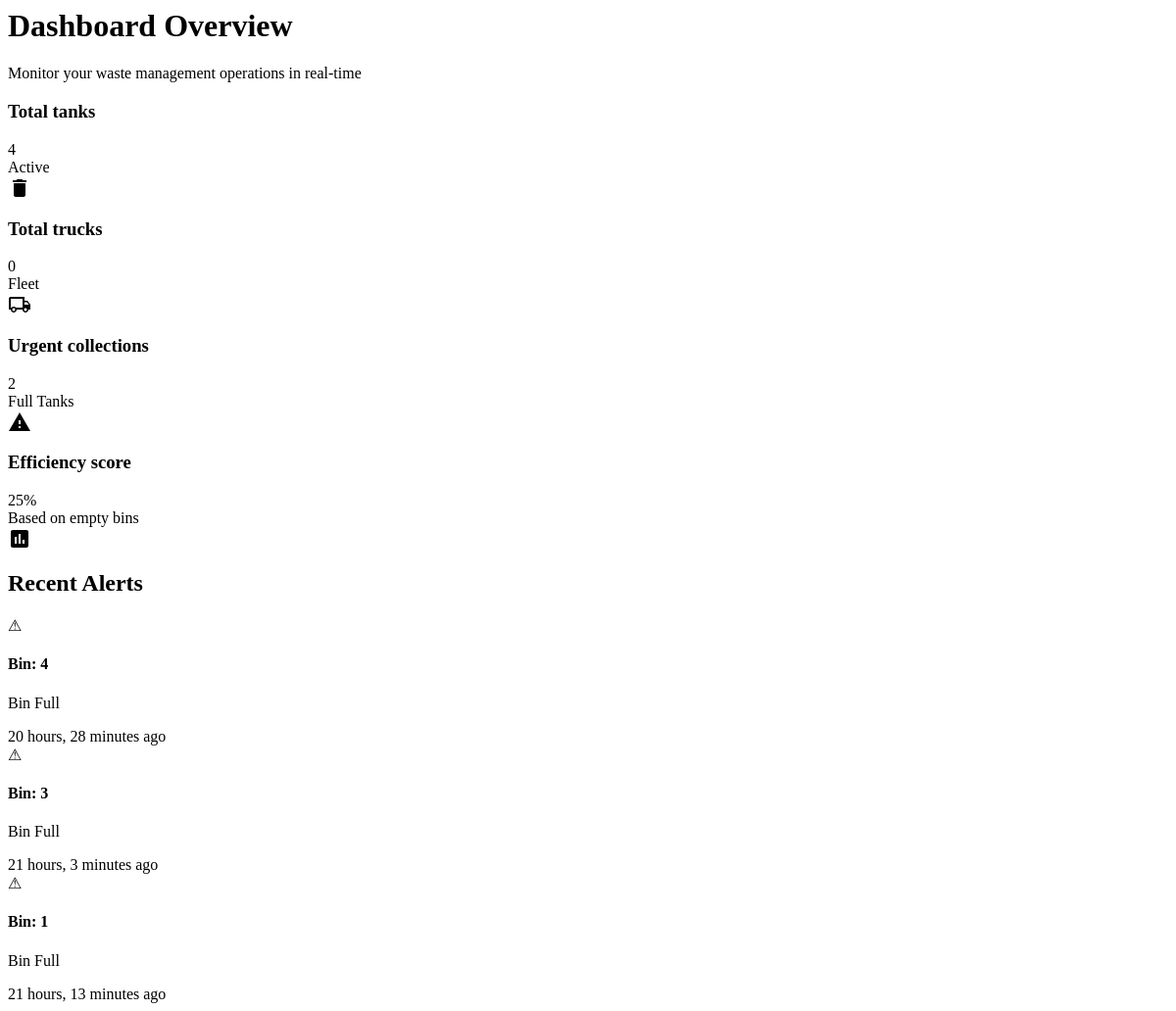
Page /overview/ on the earlier database version.
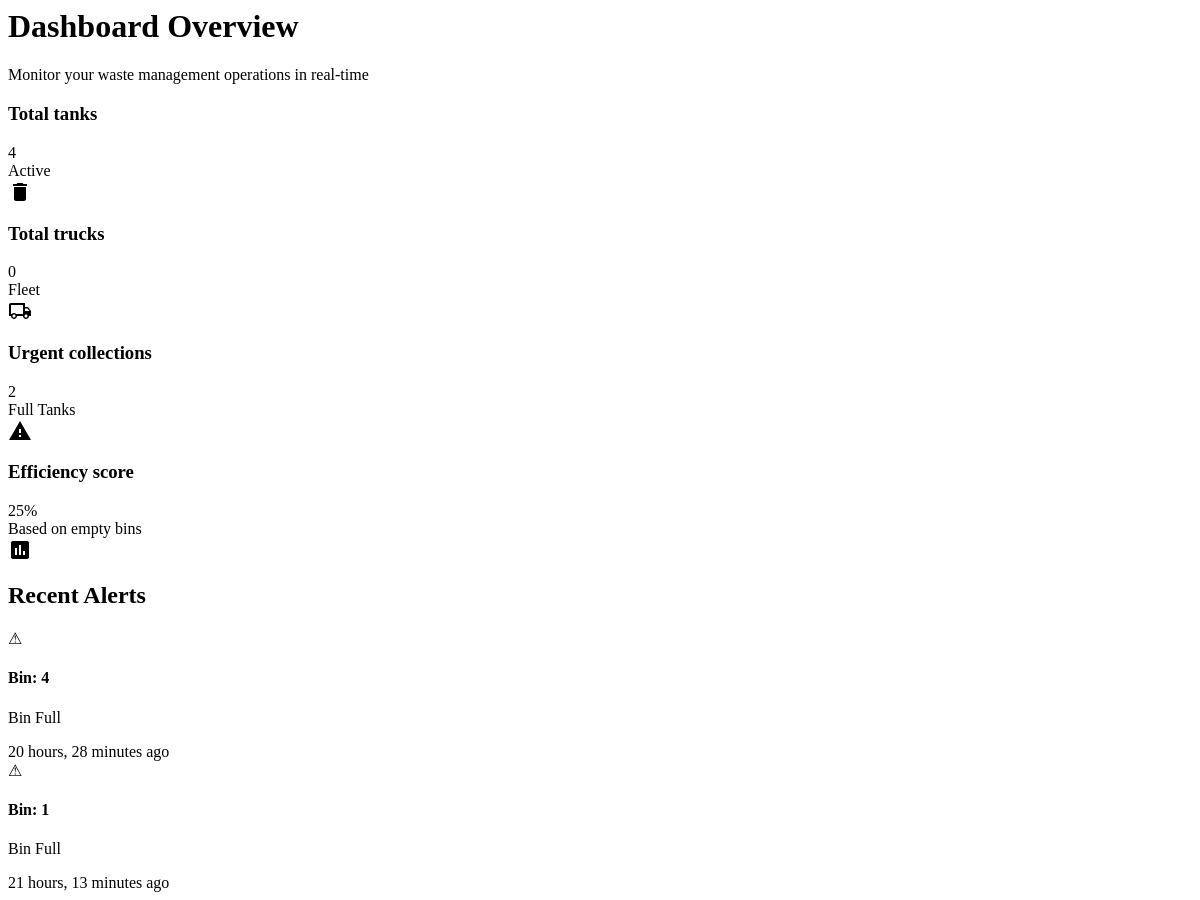
Same page on the later database version.
### stwms/models.py (models this page shows)
class Alert(models.Model):
    ALERT_TYPES = [
        ('bin_full', 'Bin Full'),
        ('sensor_error', 'Sensor Error'),
        ('overheat', 'Overheat'),
        ('leakage', 'Leakage'),
    ]
    alert_type = models.CharField(max_length=20, choices=ALERT_TYPES)
    bin = models.ForeignKey(WasteBin, on_delete=models.CASCADE)
    timestamp = models.DateTimeField(auto_now_add=True)
    resolved = models.BooleanField(default=False)

class WasteBin(models.Model):
    status_choices = [
        ('full','Full'),('intermediate','Intermediate'), ('empty', 'Empty'),('maintenance','Maintenance')
    ]
    WasteBin_id = models.CharField(max_length=10, primary_key=True)
    location = models.OneToOneField(Location, on_delete=models.SET_NULL, null=True)
    owner = models.ForeignKey(User, on_delete=models.CASCADE, related_name='owned_bins')
    fill_level = models.DecimalField(default=0, max_digits=5, decimal_places=2)
    status = models.CharField(max_length=50, choices=status_choices)
    last_updated = models.DateTimeField(auto_now=True)

### stwms/views.py (the view)
# urls.py: path('overview/', views.overview, name='overview'),
def overview(request):
    total_bins = WasteBin.objects.count()
    total_trucks = Vehicle.objects.count()
    urgent_collections = WasteBin.objects.filter(status='full').count()
    if total_bins > 0:
        working_bins = WasteBin.objects.filter(status='empty').count()
        efficiency = int((working_bins / total_bins) * 100)
    else:
        efficiency = 0
    recent_alerts = Alert.objects.order_by('-timestamp')[:3]
    context = {
        "total_bins": total_bins,
        "total_trucks": total_trucks,
        "urgent_collections": urgent_collections,
        "efficiency": efficiency,
        "recent_alerts": recent_alerts
    }
    return render(request, "company/overview.html", context)

### stwms/templates/company/overview.html (shortened to what this page needs)
<div class="headers">
    <h1>Dashboard Overview</h1>
    <p>Monitor your waste management operations in real-time</p>
</div>
<div class="stats-grid">
    <div class="stat-card">
        <div class="stat-content">
            <h3>Total tanks</h3>
            <div class="stat-value">{{ total_bins }}</div>
            <div class="stat-change positive">Active</div>
        </div>
        <div class="stat-icon">
            <svg width="24" height="24" fill="currentColor" viewBox="0 0 24 24">
                <path d="M6 19c0 1.1.9 2 2 2h8c1.1 0 2-.9 2-2V7H6v12zM19 4h-3.5l-1-1h-5l-1 1H5v2h14V4z"/>
            </svg>
        </div>
    </div>
    <div class="stat-card">
        <div class="stat-content">
            <h3>Total trucks</h3>
            <div class="stat-value">{{ total_trucks }}</div>
            <div class="stat-change positive">Fleet</div>
        </div>
        <div class="stat-icon">
        </div>
    </div>
    <div class="stat-card">
        <div class="stat-content">
            <h3>Urgent collections</h3>
            <div class="stat-value">{{ urgent_collections }}</div>
            <div class="stat-change negative">Full Tanks</div>
        </div>
        <div class="stat-icon">
            <svg width="24" height="24" fill="currentColor" viewBox="0 0 24 24">
                <path d="M1 21h22L12 2 1 21zm12-3h-2v-2h2v2zm0-4h-2v-4h2v4z"/>
            </svg>
        </div>
    </div>
    <div class="stat-card">
        <div class="stat-content">
            <h3>Efficiency score</h3>
            <div class="stat-value">{{ efficiency }}%</div>
            <div class="stat-change positive">Based on empty bins</div>
        </div>
        <div class="stat-icon">
            <svg width="24" height="24" fill="currentColor" viewBox="0 0 24 24">
                <path d="M19 3H5c-1.1 0-2 .9-2 2v14c0 1.1.9 2 2 2h14c1.1 0 2-.9 2-2V5c0-1.1-.9-2-2-2zM9 17H7v-7h2v7zm4 0h-2V7h2v10zm4 0h-2v-4h2v4z"/>
            </svg>
        </div>
    </div>
</div>
<div class="alerts-section">
    <h2>Recent Alerts</h2>
    {% if recent_alerts %}
        {% for alert in recent_alerts %}
        <div class="alert-item">
            <div class="alert-left">
                {% if alert.resolved %}
                    <div class="alert-icon success">✓</div>
                {% else %}
                    <div class="alert-icon error">⚠</div>
                {% endif %}
                <div class="alert-info">
                    <h4>Bin: {{ alert.bin.WasteBin_id }}</h4>
                    <p>{{ alert.get_alert_type_display }}</p>
                </div>
            </div>
            <div class="alert-time">{{ alert.timestamp|timesince }} ago</div>
        </div>
        {% endfor %}
    {% else %}
        <p style="color: #888; margin-top: 10px;">No recent alerts.</p>
    {% endif %}
</div>

Differences in the rows shown:
removed Alert: bin.WasteBin_id "3", alert_type "Bin Full", timestamp "21 hours, 3 minutes"
